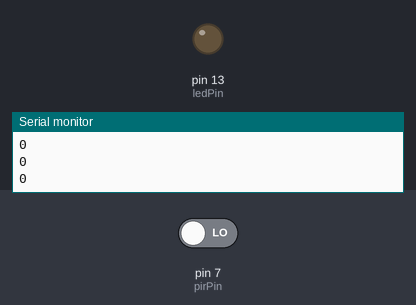
This sketch was run on a simulated Arduino Uno, built with avr-gcc and run on an emulated ATmega328P. Shown: output pins drawn as LEDs (lit = HIGH), the last lines printed to the serial monitor. Inputs (shaded band) come from the test bench; at power-on: pin 7 (pirPin) LOW.

Above: at 2.8 s.
2.9 s: pin 7 (pirPin) driven HIGH
At 3.7 s:
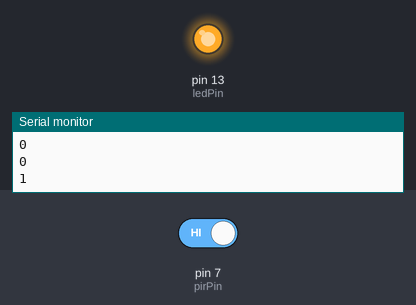
4.5 s: pin 7 (pirPin) driven LOW
At 5.3 s:
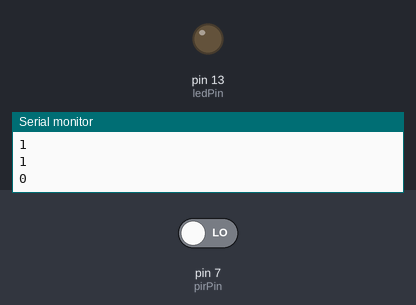
Timing chart, 0 to 7.5 s (numbered marks = the images above; inputs shaded):
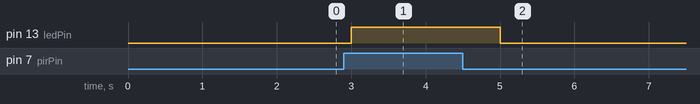

The sketch:

PIR_Motion_Sensor_Security_System.ino
```cpp
int pirPin = 7;
int ledPin= 13;
void setup()
{
  pinMode(ledPin, OUTPUT);
  pinMode(pirPin, INPUT);
  Serial.begin(9600);
}
void loop()
{
  int motion = digitalRead(pirPin);
  Serial.println(motion);
  if (motion==HIGH)
  {
    digitalWrite(ledPin, HIGH);
  }
  else
  {
    digitalWrite(ledPin,LOW);
  }
  delay(1000);
}
```

Measured:
- after the input at 2.9 s, pin 13 (ledPin): LOW → HIGH after 0.10 s
- after the input at 4.5 s, pin 13 (ledPin): HIGH → LOW after 0.50 s
